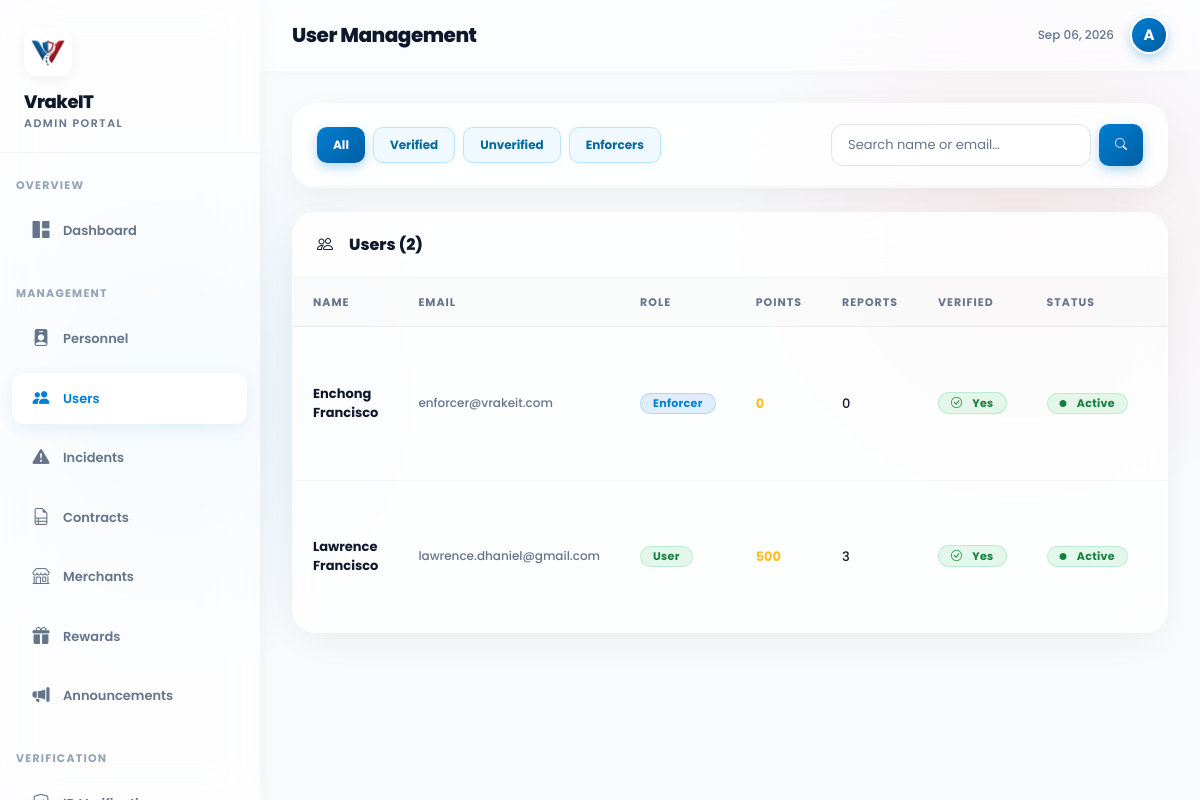
The page /admin/users.php (signed in) on the database its author committed.
### tables this page shows
CREATE TABLE `users` (
  `id` int(11) NOT NULL AUTO_INCREMENT,
  `first_name` varchar(50) NOT NULL,
  `last_name` varchar(50) NOT NULL,
  `email` varchar(100) NOT NULL,
  `phone` varchar(20) DEFAULT NULL,
  `password` varchar(255) NOT NULL,
  `points` int(11) DEFAULT 0,
  `account_verified` tinyint(1) DEFAULT 0,
  `role` varchar(20) DEFAULT 'user',
  `avatar` varchar(255) DEFAULT 'default.png',
  `created_at` timestamp NOT NULL DEFAULT current_timestamp(),
  `is_active` tinyint(1) NOT NULL DEFAULT 1,
  `reset_token` varchar(64) DEFAULT NULL,
  `reset_expires_at` datetime DEFAULT NULL,
  `verification_status` varchar(20) DEFAULT 'Unverified',
  `verified_at` datetime DEFAULT NULL,
  `verification_method` varchar(50) DEFAULT NULL,
  `verification_reference` varchar(50) DEFAULT NULL,
  PRIMARY KEY (`id`),
  UNIQUE KEY `email` (`email`)
);

### admin/users.php (the view, shortened to what this page needs)
<?php
require_once __DIR__ . '/layout.php';
$db = getDB();
$search = trim($_GET['search'] ?? '');
$filter = $_GET['filter'] ?? 'all';
$where = "WHERE u.role IN ('user','enforcer')";
$params = [];
$stmt = $db->prepare("SELECT u.*, u.is_active, (SELECT COUNT(*) FROM reports WHERE user_id=u.id) as report_count FROM users u $where ORDER BY u.created_at DESC LIMIT 100");
$stmt->execute($params);
$users = $stmt->fetchAll();
?>
<body>
<div class="main">
<div class="page-body">
<div class="section-card mb-4">
  <div class="section-header" style="flex-wrap:wrap;gap:10px;">
    <div style="display:flex;gap:8px;flex-wrap:wrap;">
      <?php foreach(['all'=>'All','verified'=>'Verified','unverified'=>'Unverified','enforcer'=>'Enforcers'] as $k=>$v): ?>
      <a href="?filter=<?= $k ?><?= $search?"&search=$search":'' ?>" class="btn-admin <?= $filter===$k?'btn-primary-admin':'btn-review' ?>"><?= $v ?></a>
      <?php endforeach; ?>
    </div>
    <form method="GET" style="display:flex;gap:8px;">
      <input class="search-input" name="search" placeholder="Search name or email…" value="<?= htmlspecialchars($search) ?>">
      <button type="submit" class="btn-admin btn-primary-admin"><i class="bi bi-search"></i></button>
    </form>
  </div>
</div>
<div class="section-card">
  <div class="section-header">
    <span class="section-title-text"><i class="bi bi-people me-2"></i>Users (<?= count($users) ?>)</span>
  </div>
  <div style="overflow-x:auto;">
  <table class="data-table">
    <thead><tr><th>Name</th><th>Email</th><th>Role</th><th>Points</th><th>Reports</th><th>Verified</th><th>Status</th><th>Joined</th><th>Actions</th></tr></thead>
    <tbody>
    <?php foreach($users as $u): ?>
    <tr>
      <td><strong><?= htmlspecialchars($u['first_name'].' '.$u['last_name']) ?></strong></td>
      <td style="color:var(--muted);font-size:12px;"><?= htmlspecialchars($u['email']) ?></td>
      <td><span class="badge-status <?= $u['role']==='enforcer'?'bs-reviewing':'bs-approved' ?>"><?= ucfirst($u['role']) ?></span></td>
      <td><span style="color:#fbbf24;font-weight:700;"><?= number_format($u['points']) ?></span></td>
      <td><?= $u['report_count'] ?></td>
      <td>
        <?php if($u['account_verified']): ?>
        <span class="badge-status bs-approved"><i class="bi bi-check-circle me-1"></i>Yes</span>
        <?php else: ?>
        <span class="badge-status bs-pending">No</span>
        <?php endif; ?>
      </td>
      <td>
        <?php if($u['is_active'] ?? 1): ?>
        <span class="badge-status bs-approved" style="white-space:nowrap;"><i class="bi bi-circle-fill me-1" style="font-size:7px;"></i>Active</span>
        <?php else: ?>
        <span class="badge-status" style="background:rgba(248,113,113,0.15);color:#f87171;border:1px solid rgba(248,113,113,0.3);white-space:nowrap;"><i class="bi bi-slash-circle me-1"></i>Inactive</span>
        <?php endif; ?>
      </td>
      <td style="color:var(--muted);font-size:12px;"><?= date('M d, Y', strtotime($u['created_at'])) ?></td>
    </tr>
    <?php endforeach; ?>
    </tbody>
  </table>
  </div>
</div>
</div>
</div>
</body></html>

### admin/layout.php (style rules this page uses)
:root { --sidebar-w:260px; --accent:#007ED2; --danger:#E90101; --bg:#f8fafc; --card-bg:rgba(255, 255, 255, 0.75); --border:rgba(0,0,0,0.06); --border-light:rgba(255,255,255,0.8); --text:#0f172a; --muted:#64748b; --shadow-soft: 0 10px 40px -10px rgba(0,0,0,0.08); }
* { box-sizing:border-box; }
body { font-family:'Poppins',sans-serif; background-color: var(--bg); background-image: radial-gradient(circle at 15% 50%, rgba(0, 126, 210, 0.08), transparent 25%), radial-gradient(circle at 85% 30%, rgba(233, 1, 1, 0.06), transparent 25%); background-attachment:fixed; color:var(--text); margin:0; min-height:100vh; }
a { color:inherit;text-decoration:none; }
.main { margin-left:var(--sidebar-w);min-height:100vh;display:flex;flex-direction:column; }
.page-body { padding:32px;flex:1;width:100%; }
.section-card { background:var(--card-bg); backdrop-filter:blur(20px); -webkit-backdrop-filter:blur(20px); border:1px solid var(--border-light); border-radius:24px; overflow:hidden; box-shadow:var(--shadow-soft); margin-bottom: 24px; }
.section-header { padding:20px 24px;border-bottom:1px solid rgba(0,0,0,0.04);display:flex;align-items:center;justify-content:space-between;background:rgba(255,255,255,0.4); }
.section-title-text { font-size:16px;font-weight:800;color:var(--text);display:flex;align-items:center;gap:8px; }
.data-table { width:100%;border-collapse:collapse; }
.data-table th { font-size:11px;font-weight:700;color:var(--muted);text-transform:uppercase;letter-spacing:1px;padding:16px 20px;border-bottom:1px solid rgba(0,0,0,0.06);white-space:nowrap;background:rgba(0,0,0,0.01); }
.data-table td { padding:16px 20px;border-bottom:1px solid rgba(0,0,0,0.03);font-size:13px;font-weight:500;vertical-align:middle;color:var(--text);transition:background 0.2s; }
.data-table tr:last-child td { border-bottom:none; }
.badge-status { display:inline-flex;align-items:center;gap:6px;border-radius:999px;padding:4px 12px;font-size:11px;font-weight:700;letter-spacing:0.3px;line-height:1; }
.bs-reviewing { background:rgba(0,126,210,0.12);color:#007ED2;border:1px solid rgba(0,126,210,0.2); }
.bs-approved { background:rgba(34,197,94,0.12);color:#15803d;border:1px solid rgba(34,197,94,0.2); }
.btn-admin { border:none;border-radius:10px;padding:8px 16px;font-family:'Poppins',sans-serif;font-size:12px;font-weight:700;cursor:pointer;transition:all .2s ease;display:inline-flex;align-items:center;gap:6px;box-shadow:0 2px 6px rgba(0,0,0,0.04); }
.btn-review { background:#f0f9ff;color:#0369a1;border:1px solid #bae6fd; }
.btn-primary-admin { background:linear-gradient(135deg,var(--accent),#005fa3);color:#fff;border:none;box-shadow:0 4px 12px rgba(0,126,210,0.3); }
.search-input { background:#ffffff;border:1px solid rgba(0,0,0,0.1);color:var(--text);border-radius:12px;padding:10px 16px;font-size:13px;font-family:'Poppins',sans-serif;font-weight:500;outline:none;width:260px;box-shadow:inset 0 2px 4px rgba(0,0,0,0.02);transition:all 0.2s; }
.search-input::placeholder { color:var(--muted);font-weight:400; }

### rows shown on the page
users: first_name+last_name "Enchong Francisco", email "enforcer@vrakeit.com", role "Enforcer", points "0", report_count "0", account_verified 1 (drawn), is_active 1 (drawn)
users: first_name+last_name "Lawrence Francisco", email "lawrence.dhaniel@gmail.com", role "User", points "500", report_count "3", account_verified 1 (drawn), is_active 1 (drawn)

### other values the page prints
$title "User Management"
$v "All"
$v "Verified"
$v "Unverified"
$v "Enforcers"
count($users) "2"
